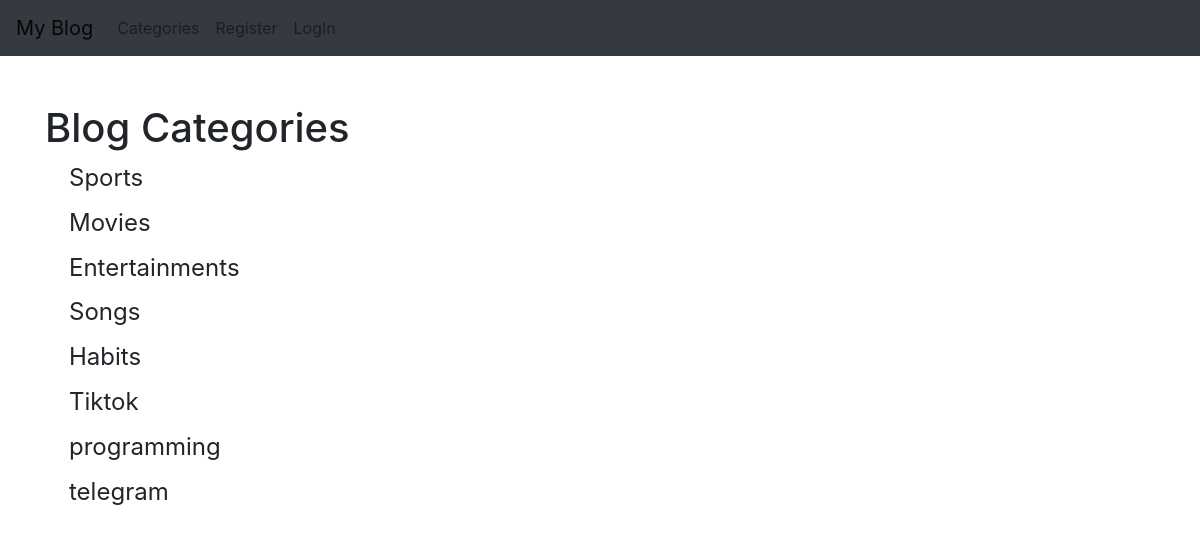
The page /category-list/ on the database its author committed.
### app_blog/models.py (models this page shows, shortened)
class Category(models.Model):
    name = models.CharField(max_length=255)
    def __str__(self):
        return self.name

### app_blog/views.py (the view)
# urls.py: path('category-list/', CategoryListView,name='category-list'),
def CategoryListView(request):
    cat_menu_list = Category.objects.all()
    return render(request, 'app_blog/categories_list.html', {'cat_menu_list':cat_menu_list})

### app_blog/templates/app_blog/categories_list.html (shortened to what this page needs)
{% extends 'app_blog/base.html' %}
{% block content %}
<h1>Blog Categories</h1>
{% for item in cat_menu_list %}
   <h4><a class="dropdown-item" href="{% url 'category' item|slugify %}">{{ item }}</a></h4>
{% endfor %}
{% endblock %}

### rows shown on the page
Category: name "Sports"
Category: name "Movies"
Category: name "Entertainments"
Category: name "Songs"
Category: name "Habits"
Category: name "Tiktok"
Category: name "programming"
Category: name "telegram"
